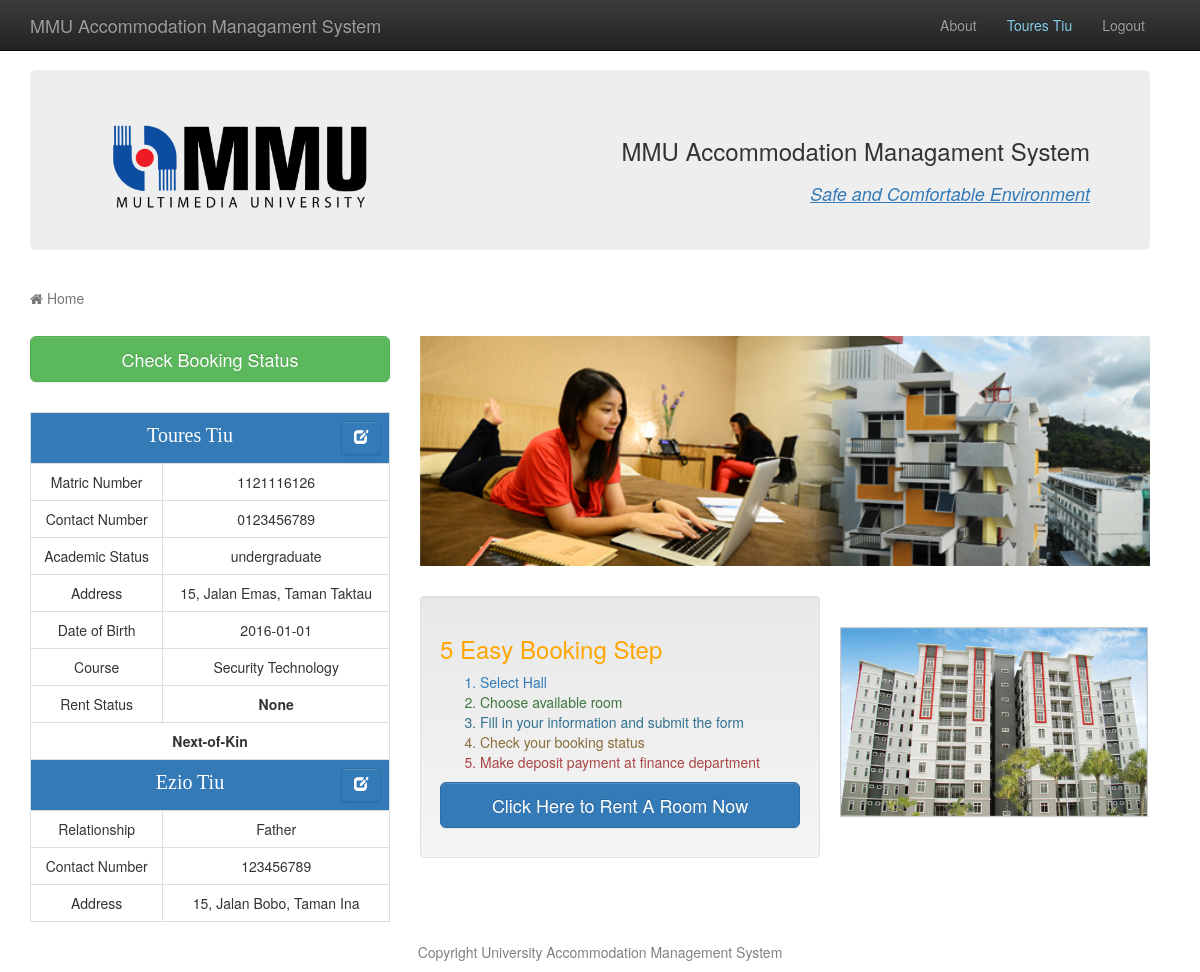
Page /index.php (signed in) on the earlier database version.
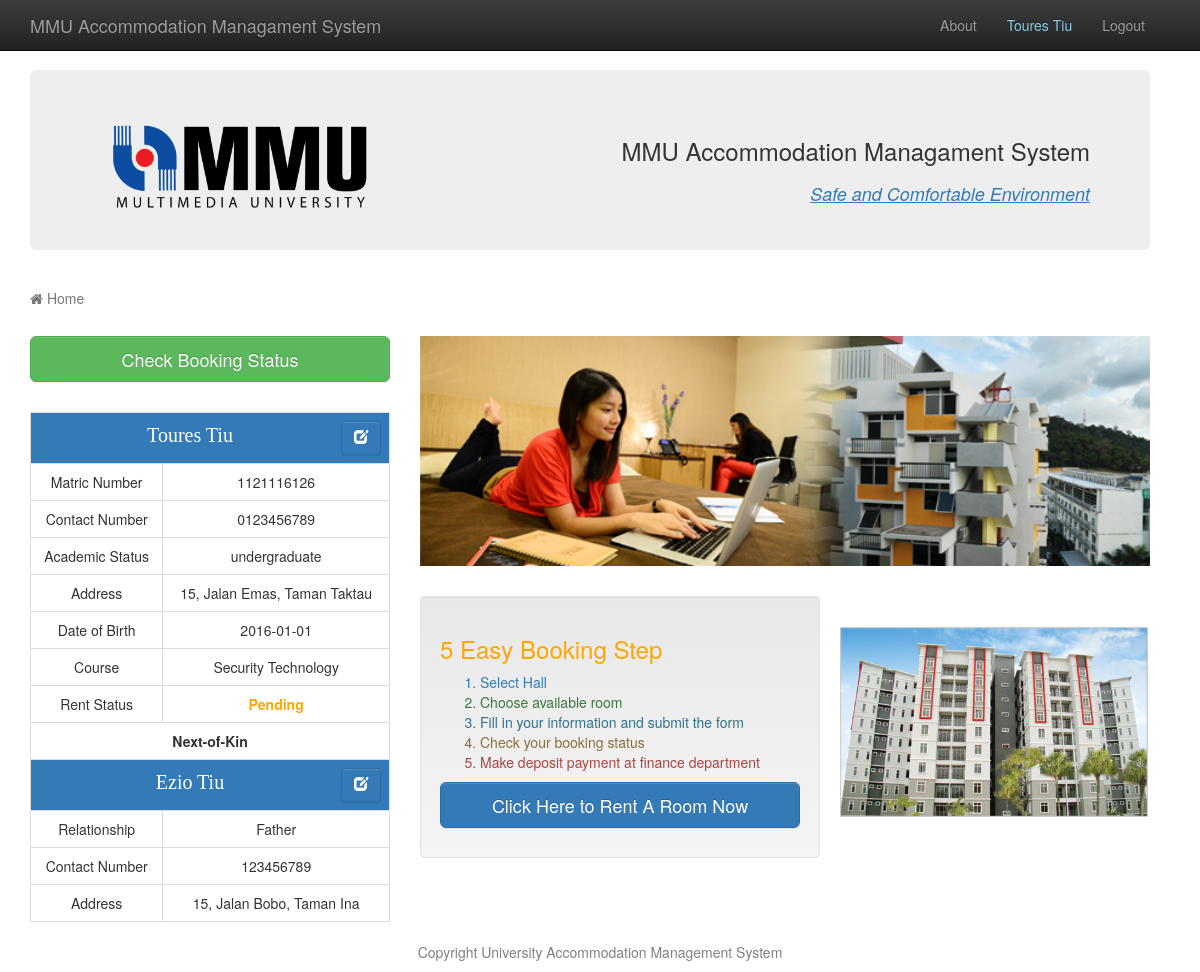
Same page on the later database version.
### tables this page shows
CREATE TABLE `student` (
  `student_id` int(10) NOT NULL,
  `student_name` varchar(50) NOT NULL,
  `student_address` varchar(50) NOT NULL,
  `student_dob` date NOT NULL,
  `student_category` varchar(50) NOT NULL,
  `student_status` varchar(10) NOT NULL,
  `course_id` varchar(5) NOT NULL,
  `student_pass` varchar(50) NOT NULL,
  `student_hp` varchar(11) NOT NULL
);

CREATE TABLE `relative` (
  `relative_id` int(5) NOT NULL,
  `relative_name` varchar(50) NOT NULL,
  `relative_relation` varchar(50) NOT NULL,
  `relative_address` varchar(50) NOT NULL,
  `relative_hp` varchar(11) NOT NULL,
  `student_id` int(10) NOT NULL
);

CREATE TABLE `course` (
  `course_id` varchar(5) NOT NULL,
  `course_title` varchar(50) NOT NULL,
  `course_leader` varchar(50) NOT NULL,
  `department_name` varchar(50) NOT NULL
);

### index.php (the view, shortened to what this page needs)
<!DOCTYPE html>
<?php
	if (isset($_SESSION['id']))
	{
		$sess_id=$_SESSION["id"];
		$student_result = mysql_query("select * from student,course,relative where student.student_id=$sess_id and student.course_id=course.course_id and relative.student_id=$sess_id");
		$student_row = mysql_fetch_assoc($student_result);
	}
?>
<html>
<head>
<link rel="stylesheet" href="https://maxcdn.bootstrapcdn.com/bootstrap/3.3.6/css/bootstrap.min.css">
	<link rel="stylesheet" href="https://maxcdn.bootstrapcdn.com/bootstrap/3.3.6/css/bootstrap-theme.min.css">
	<link rel="stylesheet" href="https://maxcdn.bootstrapcdn.com/font-awesome/4.5.0/css/font-awesome.min.css">
    <link href="css/bootstrap.css" rel="stylesheet">
	<link href="css/bootstrap.min.css" rel="stylesheet">
</head>
		<body>
    <nav class="navbar navbar-inverse navbar-fixed-top" role="navigation">
        <div class="container">
            <div class="navbar-header">
                <a class="navbar-brand" href="index.php">MMU Accommodation Managament System</a>
            </div>
            <div class="collapse navbar-collapse" id="bs-example-navbar-collapse-1" style="float:right;margin-right:10px;">
                <ul class="nav navbar-nav">
                    <li>
                        <a href="about.php">About</a>
                    </li>
                    <li>
                        <a href="#" style="color:skyblue;cursor:context-menu;"><?php echo $student_row["student_name"] ?></a>
                    </li>
					<li>
                        <a href="logout.php">Logout</a>
                    </li>
                </ul>
            </div>
        </div>
    </nav>
			<div class="container">
			  <div class="jumbotron" style="height:180px; margin-top:70px;margin-right:20px;">
				<img src="img/mmulogo.png" alt="MMU" style="width: 300px;height:100px;">
				<table style="float:right;">
				<tr><td><h3 style="float:right;">MMU Accommodation Managament System</h3></td></tr>
				<tr><td><h4 style="float:right;font-style:italic;" class="text-primary"><u>Safe and Comfortable Environment</u></h4></td></tr>
				</table>
			  </div>
			  <div class="row">
				<ol class="breadcrumb">
                            <li class="active">
                                <i class="fa fa-home"></i> Home
                            </li>
                </ol>
				<div class="col-sm-4">
				  <form method='POST'>
				  <input class="btn btn-lg btn-success btn-block" type="submit" value="Check Booking Status" name='chk_status'>
				  </form>
				<table class="table table-bordered" style="text-align:center;margin-top:30px;">
					<tr><td colspan="2" style="background-color:#337ab7;color:white;font-size:15pt;font-family:serif;"><?php echo $student_row["student_name"]; ?>
						<button type="button" title="Update student profile" class="btn btn-default btn-primary" data-toggle="modal" data-target="#studentModal" style="float:right;"><i class="glyphicon glyphicon-edit glyphicon-lg" style="color:white;"></i>
                            </button>
						</td>
					</tr>
					<tr><td>Matric Number</td><td><?php echo $student_row["student_id"]; ?></td></tr>
					<tr><td>Contact Number</td><td><?php echo $student_row["student_hp"]; ?></td></tr>
					<tr><td>Academic Status</td><td><?php echo $student_row["student_category"]; ?></td></tr>
					<tr><td>Address</td><td><?php echo $student_row["student_address"]; ?></td></tr>
					<tr><td>Date of Birth</td><td><?php echo $student_row["student_dob"]; ?></td></tr>
					<tr><td>Course</td><td><?php echo $student_row["course_title"] ?></td></tr>
					<tr><td>Rent Status</td><td><?php  $sst=$student_row["student_status"];
																		if ($sst=="Pending")
																		{echo "<span style=\"color:orange;font-weight:bold;\">$sst</span>"; }
																		else if ($sst=="Rented")
																		{echo "<span style=\"color:#25a900;font-weight:bold;\">$sst</span>"; }
																		else
																		{echo "<span style=\"font-weight:bold;\">None</span>"; }
											?></td>
					</tr>
					<tr><td colspan="2" style="font-weight:bold;">Next-of-Kin</td></tr>
					<tr><td colspan="2" style="background-color:#337ab7;color:white;font-size:15pt;font-family:serif;"><?php echo $student_row["relative_name"]; ?>
						<button type="button" title="Update next-of-kin profile" class="btn btn-default btn-primary" data-toggle="modal" data-target="#relativeModal" style="float:right;"><i class="glyphicon glyphicon-edit glyphicon-lg" style="color:white;"></i>
                           </button>
						</td>
					</tr>
					<tr><td>Relationship</td><td><?php echo $student_row["relative_relation"]; ?></td></tr>
					<tr><td>Contact Number</td><td><?php echo $student_row["relative_hp"]; ?></td></tr>
					<tr><td>Address</td><td><?php echo $student_row["relative_address"]; ?></td></tr>
				</table>
				</div>
				<div class="col-sm-4">
					<img src="img/hostel1.jpg" style="width:730px;height:230px;">
					<table>
					<tr>
					<td>
					<div class="well" style="margin-top:30px;width:400px;">
						<h3 style="color:orange;">5 Easy Booking Step</h3>
						<ol>
						<li class="text-primary">Select Hall</li>
						<li class="text-success">Choose available room</li>
						<li class="text-info">Fill in your information and submit the form </li>
						<li class="text-warning">Check your booking status</li>
						<li class="text-danger">Make deposit payment at finance department</li>
						</ol>
						<form method='POST'>
						<p>
						<input class="btn btn-lg btn-primary btn-block" type="submit" name="btn_index" value="Click Here to Rent A Room Now">
						</p>
						</form>
					</div>
					</td>
					<td>
					<img src="img/hostel3.jpg" style="width:auto;height:230px;padding:20px;">
					</td>
					</tr>
					</table>
				</div>
			  </div>
			  <footer>
            <div class="row">
                <div class="col-lg-12" style="text-align:center;color:grey;">
                    <p>Copyright University Accommodation Management System</p>
                </div>
            </div>
        </footer>
			</div>
        </body>
</html>

### index.php (style rules this page uses)
.breadcrumb { padding: 8px 0px; margin-bottom: 20px; margin-left:15px; margin-right:15px; list-style: none; background-color: transparent; }

Differences in the rows shown:
changed student "Toures Tiu": student_status (not shown) → "Pending"
Other differences:
text no longer shown: "None"
